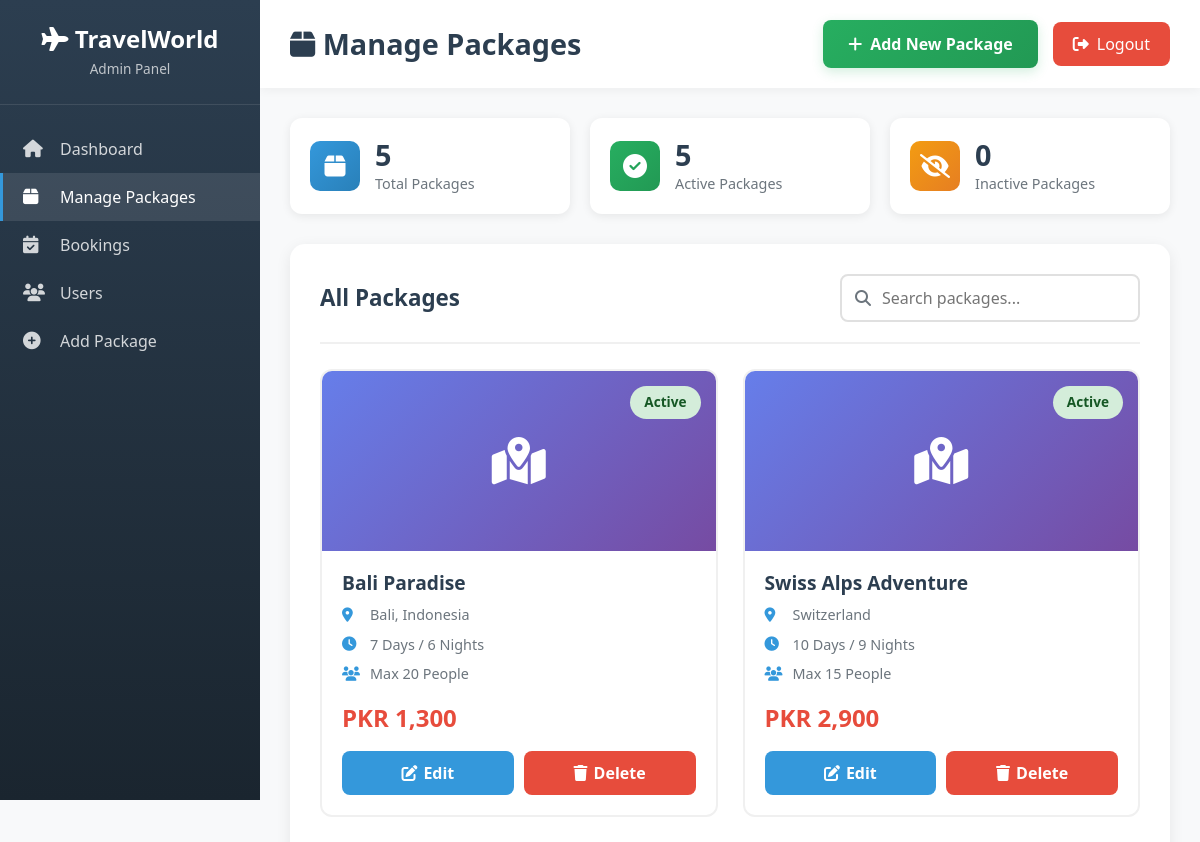
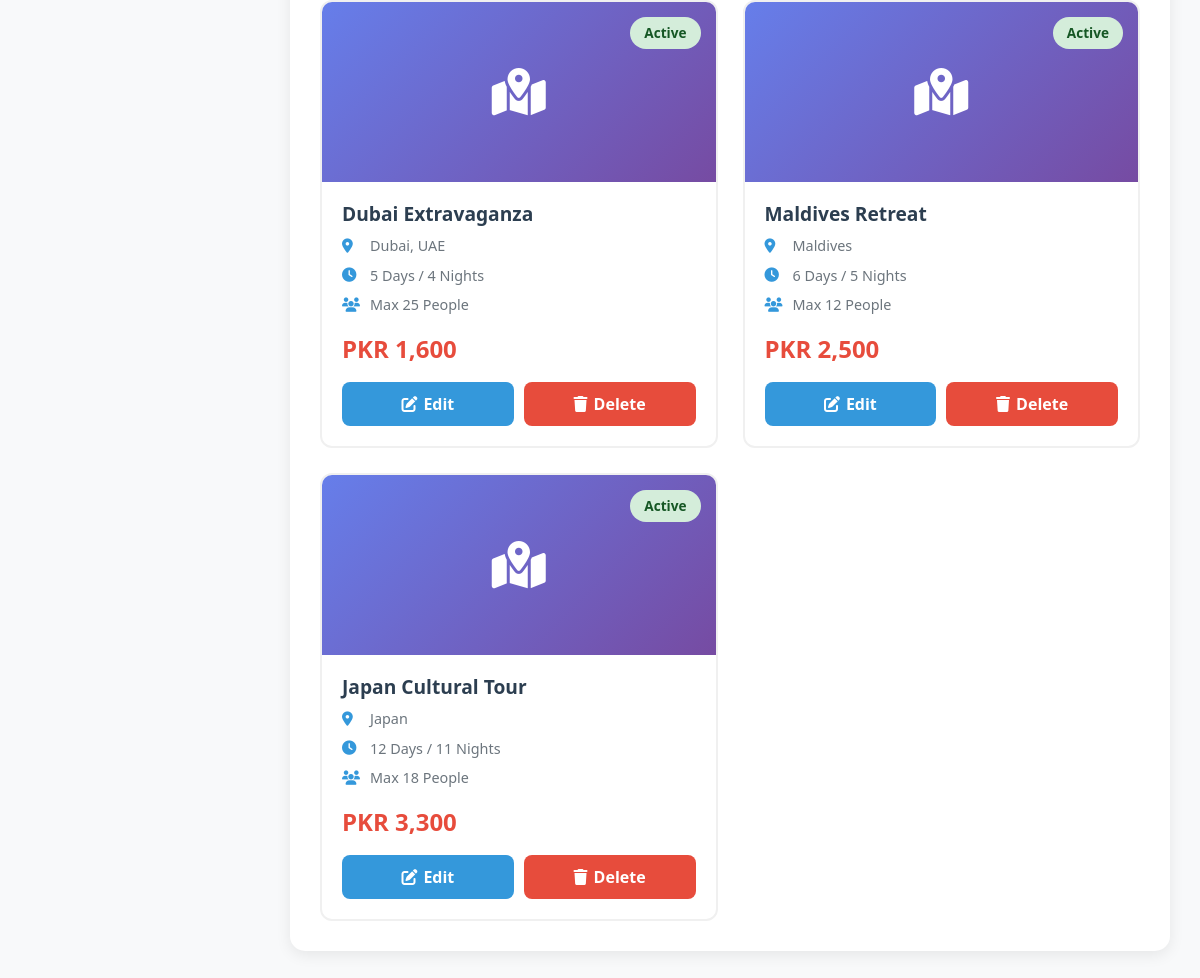
Screenshot of /admin/packages.php (signed in) with the database file from the repository (2 pictures, top to bottom).
### tables this page shows
CREATE TABLE `tour_packages` (
  `id` int(11) NOT NULL,
  `package_name` varchar(200) NOT NULL,
  `description` text NOT NULL,
  `destination` varchar(100) NOT NULL,
  `duration` varchar(50) NOT NULL,
  `price` decimal(10,2) NOT NULL,
  `max_people` int(11) NOT NULL,
  `image` varchar(255) DEFAULT NULL,
  `features` text DEFAULT NULL,
  `status` enum('active','inactive') DEFAULT 'active',
  `created_at` timestamp NOT NULL DEFAULT current_timestamp()
);

### admin/packages.php (the view, shortened to what this page needs)
<?php
require_once "../config.php";
$packages_query = "SELECT * FROM tour_packages ORDER BY created_at DESC";
$packages_result = mysqli_query($conn, $packages_query);
?>
<!DOCTYPE html>
<html lang="en">
<head>
    <link href="https://cdn.jsdelivr.net/npm/bootstrap@5.3.0/dist/css/bootstrap.min.css" rel="stylesheet">
    <link rel="stylesheet" href="https://cdnjs.cloudflare.com/ajax/libs/font-awesome/6.4.0/css/all.min.css">
</head>
<body>
    <div class="sidebar" id="sidebar">
        <div class="sidebar-header">
            <h3><i class="fas fa-plane"></i> TravelWorld</h3>
            <p>Admin Panel</p>
        </div>
        <div class="sidebar-menu">
            <a href="dashboard.php" class="menu-item">
                <i class="fas fa-home"></i>
                <span>Dashboard</span>
            </a>
            <a href="packages.php" class="menu-item active">
                <i class="fas fa-box"></i>
                <span>Manage Packages</span>
            </a>
            <a href="bookings.php" class="menu-item">
                <i class="fas fa-calendar-check"></i>
                <span>Bookings</span>
            </a>
            <a href="users.php" class="menu-item">
                <i class="fas fa-users"></i>
                <span>Users</span>
            </a>
            <a href="add-package.php" class="menu-item">
                <i class="fas fa-plus-circle"></i>
                <span>Add Package</span>
            </a>
        </div>
    </div>
    <div class="main-content">
        <div class="top-bar">
            <h1><i class="fas fa-box"></i> Manage Packages</h1>
            <div class="top-actions">
                <a href="add-package.php" class="add-package-btn">
                    <i class="fas fa-plus"></i>
                    Add New Package
                </a>
                <a href="logout.php" class="logout-btn">
                    <i class="fas fa-sign-out-alt"></i>
                    Logout
                </a>
            </div>
        </div>
        <div class="content-container">
            <div class="stats-row">
                <div class="stat-card">
                    <div class="stat-icon total">
                        <i class="fas fa-box"></i>
                    </div>
                    <div class="stat-details">
                        <h3><?php echo mysqli_num_rows($packages_result); ?></h3>
                        <p>Total Packages</p>
                    </div>
                </div>
                <div class="stat-card">
                    <div class="stat-icon active">
                        <i class="fas fa-check-circle"></i>
                    </div>
                    <div class="stat-details">
                        <h3>
                            <?php
                            mysqli_data_seek($packages_result, 0);
                            $active_count = 0;
                            while($p = mysqli_fetch_assoc($packages_result)) {
                                if($p['status'] == 'active') $active_count++;
                            }
                            echo $active_count;
                            mysqli_data_seek($packages_result, 0);
                            ?>
                        </h3>
                        <p>Active Packages</p>
                    </div>
                </div>
                <div class="stat-card">
                    <div class="stat-icon inactive">
                        <i class="fas fa-eye-slash"></i>
                    </div>
                    <div class="stat-details">
                        <h3><?php echo mysqli_num_rows($packages_result) - $active_count; ?></h3>
                        <p>Inactive Packages</p>
                    </div>
                </div>
            </div>
            <div class="packages-section">
                <div class="section-header">
                    <h2 class="section-title">All Packages</h2>
                    <div class="search-box">
                        <i class="fas fa-search"></i>
                        <input type="text" id="searchInput" placeholder="Search packages...">
                    </div>
                </div>
                <?php if(mysqli_num_rows($packages_result) > 0): ?>
                <div class="packages-grid" id="packagesGrid">
                    <?php while($package = mysqli_fetch_assoc($packages_result)): ?>
                    <div class="package-card" data-package-name="<?php echo htmlspecialchars($package['package_name']); ?>">
                        <div class="package-image">
                            <i class="fas fa-map-marked-alt"></i>
                            <span class="status-badge <?php echo $package['status']; ?>">
                                <?php echo ucfirst($package['status']); ?>
                            </span>
                        </div>
                        <div class="package-body">
                            <h3 class="package-title"><?php echo htmlspecialchars($package['package_name']); ?></h3>
                            <div class="package-info">
                                <span>
                                    <i class="fas fa-map-marker-alt"></i>
                                    <?php echo htmlspecialchars($package['destination']); ?>
                                </span>
                                <span>
                                    <i class="fas fa-clock"></i>
                                    <?php echo htmlspecialchars($package['duration']); ?>
                                </span>
                                <span>
                                    <i class="fas fa-users"></i>
                                    Max <?php echo $package['max_people']; ?> People
                                </span>
                            </div>
                            <div class="package-price">
                                PKR <?php echo number_format($package['price'], 0); ?>
                            </div>
                            <div class="package-actions">
                                <a href="edit-package.php?id=<?php echo $package['id']; ?>" class="action-btn btn-edit">
                                    <i class="fas fa-edit"></i>
                                    Edit
                                </a>
                                <button onclick="deletePackage(<?php echo $package['id']; ?>)" class="action-btn btn-delete">
                                    <i class="fas fa-trash"></i>
                                    Delete
                                </button>
                            </div>
                        </div>
                    </div>
                    <?php endwhile; ?>
                </div>
                <?php endif; ?>
            </div>
        </div>
    </div>
</body>
</html>

### rows the page displays
tour_packages: status "Active", package_name "Bali Paradise", destination "Bali, Indonesia", duration "7 Days / 6 Nights", max_people "20", price "1,300"
tour_packages: status "Active", package_name "Swiss Alps Adventure", destination "Switzerland", duration "10 Days / 9 Nights", max_people "15", price "2,900"
tour_packages: status "Active", package_name "Dubai Extravaganza", destination "Dubai, UAE", duration "5 Days / 4 Nights", max_people "25", price "1,600"
tour_packages: status "Active", package_name "Maldives Retreat", destination "Maldives", duration "6 Days / 5 Nights", max_people "12", price "2,500"
tour_packages: status "Active", package_name "Japan Cultural Tour", destination "Japan", duration "12 Days / 11 Nights", max_people "18", price "3,300"

### other values shown
mysqli_num_rows($packages_result) "5"
$active_count "5"
mysqli_num_rows($packages_result) - $active_count "0"
